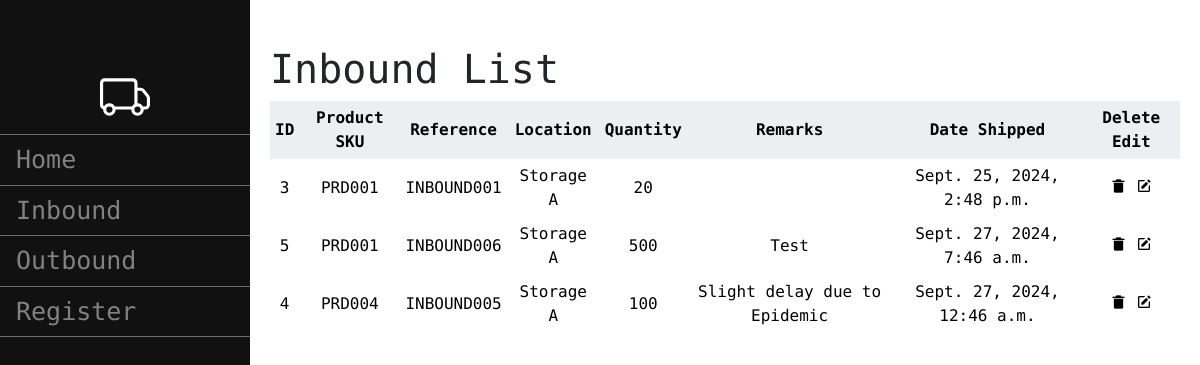
/inbound/table/1 (signed in), run on the app's committed database.
### main/models.py (models this page shows, shortened)
class Inbound(models.Model):
    product_sku = models.ForeignKey(Item, on_delete=models.CASCADE, null=True, blank=True)
    reference = models.CharField(max_length=200)
    quantity = models.IntegerField()
    location = models.CharField(max_length=200)
    remarks = models.CharField(max_length=200)
    date = models.DateTimeField(auto_now_add=True)

class Item(models.Model):
    category = models.ForeignKey(Category, on_delete=models.CASCADE, null = True, blank=True)
    sku = models.CharField(max_length=200)
    name = models.CharField(max_length=200)
    quantity = models.IntegerField()
    supplier = models.CharField(max_length=200)
    def __str__(self):
        return self.sku

### main/views.py (the view)
# urls.py: path("inbound/table/<int:id>", views.inventory_table, {'operation': 'inbound'}, name="inbound_table"), #combines electronic, furniture and clothing intbound
def inventory_table(request, operation, id):
    if operation not in ['inbound', 'outbound']:
        return HttpResponseBadRequest("Invalid operation")
    category = get_object_or_404(Category, id=id)
    items = Item.objects.filter(category=category)
    if operation == 'inbound':
        filtered_items = Inbound.objects.filter(product_sku__in=items)
        form = InboundEditForm()
        template = "main/inbound_table.html"
        context_key = "inbounds"
    else:  # outbound
        filtered_items = Outbound.objects.filter(product_sku__in=items)
        form = OutboundEditForm()
        template = "main/outbound_table.html"
        context_key = "outbounds"
    context = {
        context_key: filtered_items,
        "category": category,
        "operation": operation,
        "form": form
    }
    return render(request, template, context)

### main/templates/main/inbound_table.html (shortened to what this page needs)
{% extends "main/base.html" %}
{% block content %}
{% load static %}
<link rel="stylesheet" href="{% static 'main/table_page.css' %}">
<h1>Inbound List</h1>
<div class="table_component" role="region" tabindex="0">
<table>
    <thead>
    <tr>
        <th>ID</th>
        <th>Product SKU</th>
        <th>Reference</th>
        <th>Location</th>
        <th>Quantity</th>
        <th>Remarks</th>
        <th>Date Shipped</th>
        <th>Delete Edit</th>
    </tr>
    </thead>
    <tbody>
        {% for inbound in inbounds %}
        <tr data-id="{{ inbound.id }}">
            <td>{{inbound.id}}</td>
            <td>{{inbound.product_sku}}</td>
            <td>{{inbound.reference}}</td>
            <td>{{inbound.location}}</td>
            <td>{{inbound.quantity}}</td>
            <td>{{inbound.remarks}}</td>
            <td>{{inbound.date}}</td>
            <td>
                <i class="bx bxs-trash-alt new-std-icon delete-icon" data-id="{{ inbound.id }}"></i>
                <i class="bx bxs-edit new-std-icon edit-icon" data-id="{{ inbound.id }}"></i>
            </td>
        </tr>
        {% empty %}
        <tr>
            <td colspan="8">No inbound items found</td>
        </tr>
        {% endfor %}
    </tbody>
</table>
</div>
{%endblock%}

### main/templates/main/base.html (shortened to what this page needs)
<!DOCTYPE html>
<html lang="en">
<head>
    <link rel="stylesheet" href="https://cdn.jsdelivr.net/npm/bootstrap@4.3.1/dist/css/bootstrap.min.css">
    <link rel="stylesheet" href="https://cdn.jsdelivr.net/npm/boxicons@latest/css/boxicons.min.css">
</head>
<body>
    <div class="sidenav">
        <div id="logo">
        </div>
        <div class="eachnav"><a href="/home">Home</a></div>
        <div class="eachnav"><a href="/inbound">Inbound</a></div>
        <div class="eachnav" ><a href="/outbound">Outbound</a></div>
        <div class="eachnav" id="bottomnav"><a href="/register">Register</a></div>
    </div>
    <div id="content" name="content" class="main">
        {% if user.is_authenticated %}
            {% block content %}
            {% endblock %}
    {% endif %}
    </div>
</body>
</html>

### main/static/main/table_page.css (style rules this page uses)
.table_component { overflow: auto; width: 100%; }
.table_component table { border: none #dededf; height: 100%; width: 100%; table-layout: auto; border-collapse: collapse; border-spacing: 1px; text-align: center; }
.table_component th { border: none #dededf; background-color: #eceff1; color: #000000; padding: 5px; }
.table_component td { border: none #dededf; background-color: #ffffff; color: #000000; padding: 5px; }

### main/templates/main/base.html (style rules this page uses)
.sidenav { height: 100%; width: 250px; position: fixed; z-index: 1; top: 0; left: -250px; background-color: #111; overflow-x: hidden; transition: 0.5s; padding-top: 60px; }
.eachnav { border-top-style: solid; border-width: 1px; left: 0; border-color: #6F6D6D; }
#bottomnav { border-bottom-style: solid; border-width: 1px; border-color: #6F6D6D; }
.sidenav a { padding: 6px 8px 6px 16px; text-decoration: none; font-size: 25px; color: #818181; display: block; }
#logo { color: #ffffff; height: 10%; display: flex; justify-content: center; align-items: center; padding: 20px 0; }
#logo svg { width: 50px; height: 50px; fill: #ffffff; }
.main { transition: margin-left .5s; margin-top:25px; padding: 20px; }
@media screen and (min-width: 768px) { .sidenav { left: 0; } }
@media screen and (min-width: 768px) { .main { margin-left: 250px; } }
* { font-family: "Roboto Mono", "sans-serif"; }

### data on the page
Inbound: id "3", product_sku "PRD001", reference "INBOUND001", location "Storage A", quantity "20", date "Sept. 25, 2024, 2:48 p.m."
Inbound: id "5", product_sku "PRD001", reference "INBOUND006", location "Storage A", quantity "500", remarks "Test", date "Sept. 27, 2024, 7:46 a.m."
Inbound: id "4", product_sku "PRD004", reference "INBOUND005", location "Storage A", quantity "100", remarks "Slight delay due to Epidemic", date "Sept. 27, 2024, 12:46 a.m."
